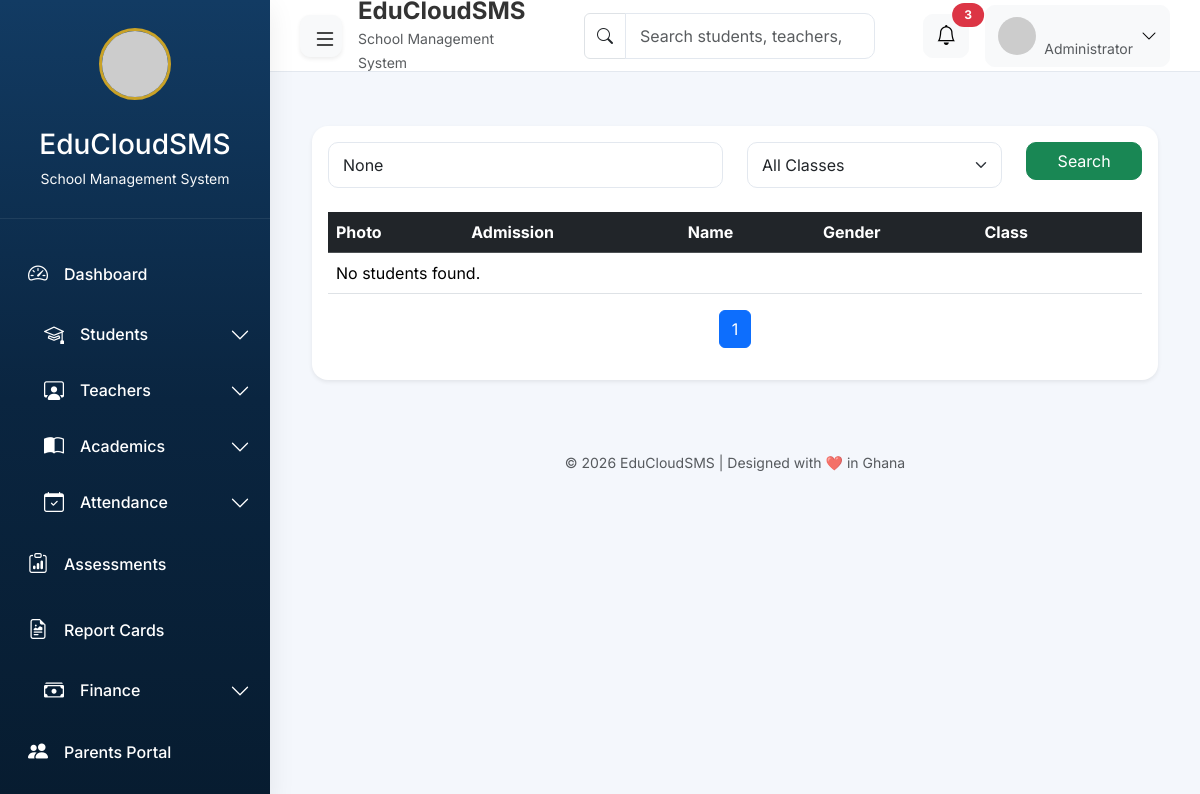
/students/, run on an earlier commit of the app's database.
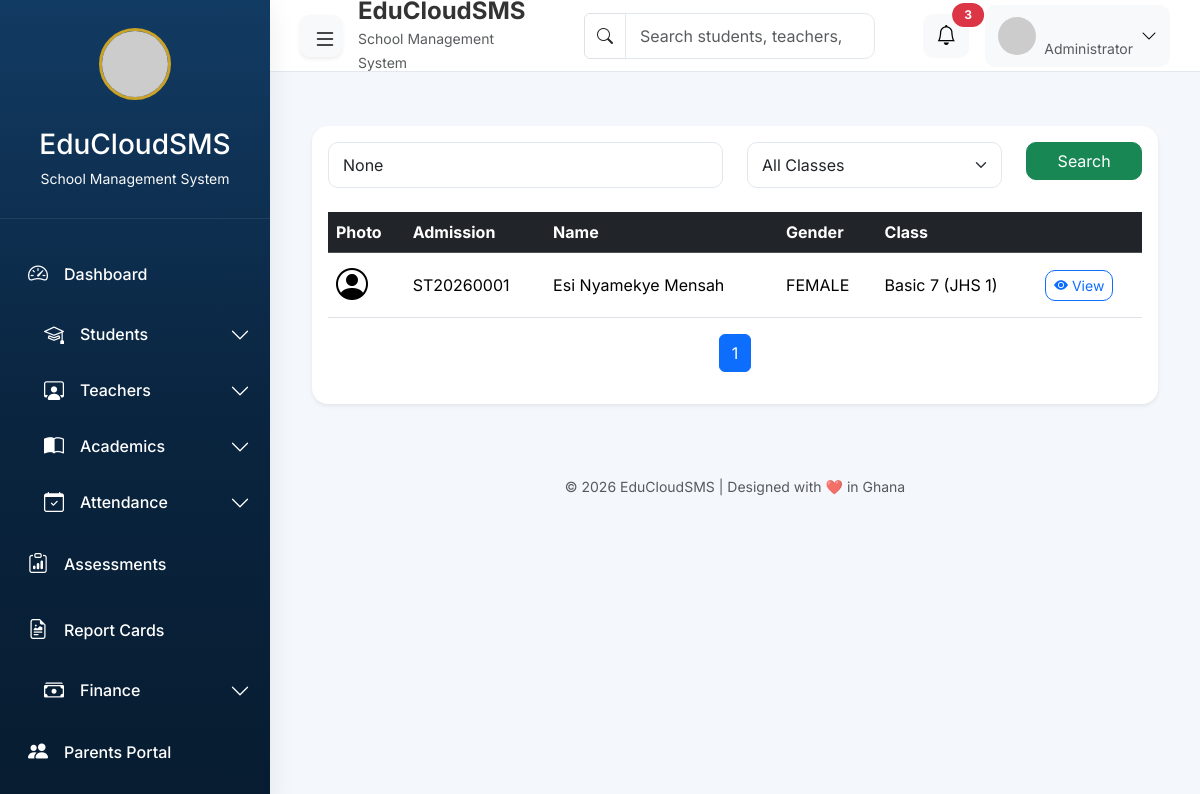
And on a later commit of the database.
### students/models.py (models this page shows, shortened)
class Student(models.Model):
    class Gender(models.TextChoices):
        MALE = "MALE", "Male"
        FEMALE = "FEMALE", "Female"
    class Status(models.TextChoices):
        ACTIVE = "ACTIVE", "Active"
        GRADUATED = "GRADUATED", "Graduated"
        TRANSFERRED = "TRANSFERRED", "Transferred"
        WITHDRAWN = "WITHDRAWN", "Withdrawn"
    admission_number = models.CharField(
        max_length=20,
        unique=True,
        blank=True
    )
    first_name = models.CharField(
        max_length=50
    )
    last_name = models.CharField(
        max_length=50
    )
    gender = models.CharField(
        max_length=10,
        choices=Gender.choices
    )
    date_of_birth = models.DateField()
    parent_name = models.CharField(
        max_length=100
    )
    parent_phone = models.CharField(
        max_length=15
    )
    address = models.TextField()
    photo = models.ImageField(
        upload_to="student_photos/",
        blank=True,
        null=True
    )
    status = models.CharField(
        max_length=20,
        choices=Status.choices,
        default=Status.ACTIVE
    )
    class_room = models.ForeignKey(
        ClassRoom,
        on_delete=models.SET_NULL,
        null=True,
        blank=True,
        related_name="students"
    )
    date_registered = models.DateField(
        auto_now_add=True
    )

### classes/models.py (models this page shows)
class ClassRoom(models.Model):
    name = models.CharField(
        max_length=50,
        unique=True
    )
    class_teacher = models.OneToOneField(
        Teacher,
        on_delete=models.SET_NULL,
        null=True,
        blank=True
    )
    academic_year = models.CharField(
        max_length=20
    )
    def __str__(self):
        return self.name

### students/views.py (the view)
# urls.py: path("", views.student_list, name="student_list"),
def student_list(request):
    students = Student.objects.select_related("class_room")
    search = request.GET.get("search")
    classroom = request.GET.get("class")
    if search:
        students = students.filter(
            Q(first_name__icontains=search) |
            Q(last_name__icontains=search) |
            Q(admission_number__icontains=search)
        )
    if classroom:
        students = students.filter(class_room_id=classroom)
    paginator = Paginator(students, 10)
    page_number = request.GET.get("page")
    page_obj = paginator.get_page(page_number)
    context = {
        "page_obj": page_obj,
        "classes": ClassRoom.objects.all(),
        "search": search,
        "selected_class": classroom,
    }
    return render(
        request,
        "students/student_list.html",
        context
    )

### core/context_processors.py (called while the page is built)
def school_info(request):
    school = School.objects.first()
    return {
        "school": school
    }

def global_statistics(request):
    return {
        "total_students": Student.objects.count(),
        "total_teachers": Teacher.objects.count(),
        "total_classes": ClassRoom.objects.count(),
        "total_subjects": Subject.objects.count(),
    }

### students/templates/students/student_list.html (shortened to what this page needs)
{% extends "base.html" %}
{% block content %}
<div class="card shadow-sm">
    <div class="card-body">
        <form method="GET" class="row mb-4">
            <div class="col-md-6">
                <input
                    type="text"
                    class="form-control"
                    name="search"
                    placeholder="Search name or admission number"
                    value="{{ search }}">
            </div>
            <div class="col-md-4">
                <select class="form-select" name="class">
                    <option value="">All Classes</option>
                </select>
            </div>
            <div class="col-md-2">
                <button class="btn btn-success w-100">
                    Search
                </button>
            </div>
        </form>
        <table class="table table-hover align-middle">
            <thead class="table-dark">
                <tr>
                    <th>Photo</th>
                    <th>Admission</th>
                    <th>Name</th>
                    <th>Gender</th>
                    <th>Class</th>
                    <th></th>
                </tr>
            </thead>
            <tbody>
                {% for student in page_obj %}
                <tr>
                    <td>
                        {% if student.photo %}
                            <img src="{{ student.photo.url }}"
                                 width="50"
                                 height="50"
                                 class="rounded-circle">
                        {% else %}
                            <i class="bi bi-person-circle fs-2"></i>
                        {% endif %}
                    </td>
                    <td>
                        {{ student.admission_number }}
                    </td>
                    <td>
                        {{ student.first_name }}
                        {{ student.last_name }}
                    </td>
                    <td>
                        {{ student.gender }}
                    </td>
                    <td>
                        {{ student.class_room }}
                    </td>
                    <td>
                        <a href="{% url 'student_detail' student.id %}"
                            class="btn btn-sm btn-outline-primary">
                            <i class="bi bi-eye-fill"></i>
                            View
                        </a>
                    </td>
                </tr>
                {% empty %}
                <tr>
                    <td colspan="6">
                        No students found.
                    </td>
                </tr>
                {% endfor %}
            </tbody>
        </table>
        <nav>
            <ul class="pagination justify-content-center">
                <li class="page-item active">
                    <span class="page-link">
                        {{ page_obj.number }}
                    </span>
                </li>
            </ul>
        </nav>
    </div>
</div>
{% endblock %}

What changed in the data, as far as the page shows it:
added Student: admission_number "ST20260001", first_name "Esi Nyamekye", last_name "Mensah", gender "FEMALE", class_room "Basic 7 (JHS 1)"
Also different on the page:
text no longer shown: "No students found."
